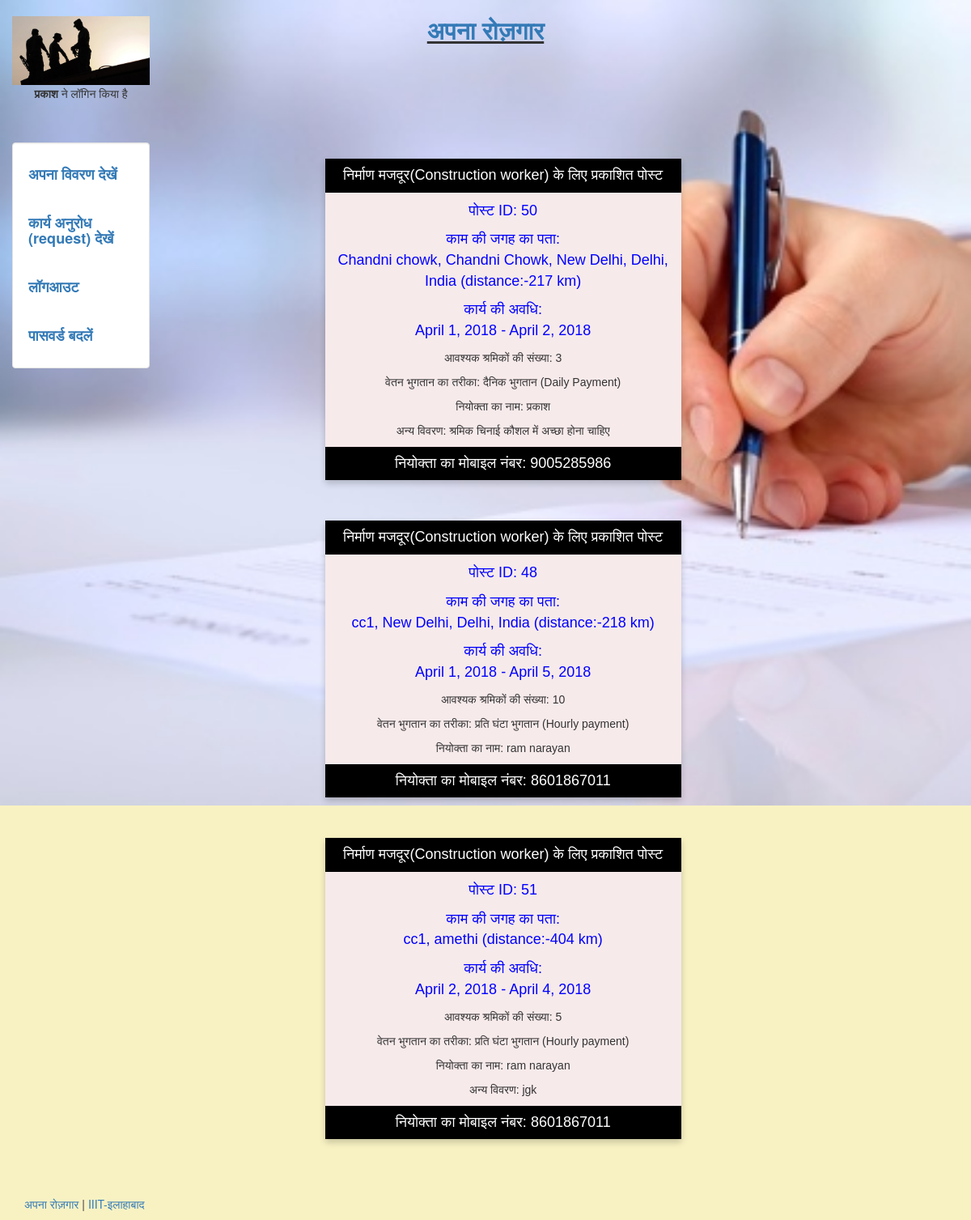
The app's page /allpost (signed in) with its own data.
### search/models.py (models this page shows, shortened)
class Posts(models.Model):
	post_id=models.AutoField(primary_key=True)
	username = models.CharField(max_length=100)
	name = models.CharField(max_length = 100,blank = True, null = True)
	s_contact = models.CharField(max_length=50,blank = True,null = True)
	rskill = models.CharField(max_length = 100,blank = True, null = True)
	street = models.CharField(max_length=250,blank = True, null = True)
	location = models.CharField(max_length=250,blank = True, null = True)
	start_date = models.DateField(blank = True, null = True)
	end_date = models.DateField(blank = True, null = True)
	Nworker = models.IntegerField(blank = True, null = True)
	Twork = models.CharField(max_length = 250,blank = True, null = True)
	description = models.TextField(max_length = 500,blank = True, null = True)
	lat = models.CharField(max_length = 50, blank = True, null= True)
	lng = models.CharField(max_length = 50, blank = True, null= True)
	status = models.CharField(max_length = 50,blank = True, null = True)
	distance = models.IntegerField(blank = True, null = True)
	temp=models.CharField(max_length = 2,blank = True, null = True)
	temp1=models.CharField(max_length = 2,blank = True, null = True)

### worker/views.py (the view)
# urls.py: url(r'^allpost',all_post,name = 'all_post'),
def all_post(request):
  pos=Posts.objects.filter(status='public')
  pos=pos.filter(end_date__gte=datetime.datetime.today())
  if len(pos)==0:
    warn=' No post is available|'
    return render(request,'worker/postresult.html',{'pos':pos,'warn':warn})
  loc=location.objects.get(username=request.user.username)
  for dat in pos :
    dis=discal(float(dat.lat),float(dat.lng),float(loc.lat),float(loc.lng))
    dat.distance=dis
    dat.save()
  pos=pos.order_by('distance')
  warn=""
  return render(request,'worker/allpostresult.html',{'pos':pos,'warn':warn})

### worker/views.py (called while the page is built)
def discal(a,b,c,d):
  R = 6373.0
  lat1 = radians(a)
  lon1 = radians(b)
  lat2 = radians(c)
  lon2 = radians(d)
  dlon = lon2 - lon1
  dlat = lat2 - lat1
  a = sin(dlat / 2)**2 + cos(lat1) * cos(lat2) * sin(dlon / 2)**2
  c = 2 * atan2(sqrt(a), sqrt(1 - a))
  distance = R * c
  return round(distance,2)

### worker/templates/worker/allpostresult.html (shortened to what this page needs)
{% extends "login/header.html" %}
{% block content %}
<div class ='col-sm-6 col-sm-offset-2'>
  <link rel="stylesheet" href="https://cdnjs.cloudflare.com/ajax/libs/font-awesome/4.7.0/css/font-awesome.min.css">
{% for data in pos %}
  <div class="card" style="background-color:#F7EAEB">
  <p><button class = "but">{{data.rskill}} के लिए प्रकाशित पोस्ट</button></p>
  <p class="title">पोस्ट ID: {{data.post_id}}</p>
  <p class="title">काम की जगह का पता: <br> {{data.street}}, {{data.location}} (distance:-{{data.distance}} km)</p>
  <p class="title">कार्य की अवधि: <br>{{data.start_date}} - {{data.end_date}}</p>
  <p>आवश्यक श्रमिकों की संख्या: {{data.Nworker}}</p>
  <p>वेतन भुगतान का तरीका: {{data.Twork}}</p>
  <p>नियोक्ता का नाम: {{data.name}}</p>
    {%if data.description%}
   <p>अन्य विवरण: {{data.description}}</p>
    {%endif%}
  <p><button class = "but">नियोक्ता का मोबाइल नंबर: {{data.s_contact}}</button></p>
  </div>
    <br>
{% endfor %}
</div>
{% endblock %}

### login/templates/login/header.html (shortened to what this page needs)
<!DOCTYPE html>
<html lang="en">
 <head>
   {% load staticfiles %}
   <link rel="stylesheet" href="{% static 'login/css/bootstrap.min.css' %}" type = "text/css"/>
  </head>
<body class="body" style="background-color:#F8F2C3">
	<div class="container-fluid" style="min-height:95%; ">
		<div class="row">
			  <div class="col-sm-2">
				<br>
				  <center>
					<img src="{% static 'login/img/profile.jpg' %}" class="img-responsive" style='max-height:100px;' alt="logo">
					{% if request.user.username %}
				  	<p><b> {{request.user.first_name}}</b> ने लॉगिन किया है</p>
					{% endif %}
				  </center>
			  </div>
			    <div class="col-sm-8">
				  <center>
				  <h2><b><u><a href="/about">अपना रोज़गार</a></b></u></h2>
				  </center>
			    </div>
		</div>
		<div class="row">
		  <div class="col-sm-2">
			<div class="well bs-sidebar" id="sidebar" style="background-color:#fff">
			  <ul class="nav nav-pills nav-stacked">
			  	{% if request.user.username %}
			  	<h4><b><li><a href = '/view'>अपना विवरण देखें</a></li></b></h4><br>
			  	<h4><b><li><a href = '/workrequest'>कार्य अनुरोध (request) देखें</a></li></b></h4><br>
			  	<h4><b><li><a href='/logout'>लॉगआउट</a></li></b></h4><br>
                               <h4><b> <li><a href = '/change_password'>पासवर्ड बदलें</a></li></b></h4>
			  	{%else%}
				<h4><b><li><a href='/login'>लॉग इन करें</a></li></b></h4><br>
				<h4><b><li><a href='/register'>रजिस्टर करे</a></li></b></h4><br>
                                <h4><b><li><a href='/forgot_password'>पासवर्ड भूल गए?</a></li></b></h4>
				{%endif%}
			  </ul>
			</div>
		  </div>
		  <div class="col-sm-10">
			<div class='container-fluid'>
			   {% block content %}
			   {% endblock %}
			</div>
		  </div>
		</div>
	</div>
	  <footer>
         <br>
         <br>
		<div class="container-fluid" style='margin-left:15px'>
			<p><a href="/about" target="blank">अपना रोज़गार</a> | <a href="https://www.iiita.ac.in/" target="blank">IIIT-इलाहाबाद</a></p>
		</div>
	  </footer>
</body>
</html>

### login/templates/login/header.html (style rules this page uses)
html, body { height:100% }

### worker/templates/worker/allpostresult.html (style rules this page uses)
.card { box-shadow: 0 4px 8px 0 rgba(0, 0, 0, 0.2); max-width: 500px; margin: auto; text-align: center; font-family: arial; }
.title { color: blue; font-size: 18px; }
.but { border: none; outline: 0; display: inline-block; padding: 8px; color: white; background-color: #000; text-align: center; cursor: pointer; width: 100%; font-size: 18px; }

### records on screen
Posts: rskill "निर्माण मजदूर(Construction worker)", post_id "50", street "Chandni chowk", location "Chandni Chowk, New Delhi, Delhi, India", distance "217", start_date "April 1, 2018", end_date "April 2, 2018", Nworker "3", Twork "दैनिक भुगतान (Daily Payment)", name "प्रकाश", description "श्रमिक चिनाई कौशल में अच्छा होना चाहिए", s_contact "9005285986"
Posts: rskill "निर्माण मजदूर(Construction worker)", post_id "48", street "cc1", location "New Delhi, Delhi, India", distance "218", start_date "April 1, 2018", end_date "April 5, 2018", Nworker "10", Twork "प्रति घंटा भुगतान (Hourly payment)", name "ram narayan", s_contact "8601867011"
Posts: rskill "निर्माण मजदूर(Construction worker)", post_id "51", street "cc1", location "amethi", distance "404", start_date "April 2, 2018", end_date "April 4, 2018", Nworker "5", Twork "प्रति घंटा भुगतान (Hourly payment)", name "ram narayan", description "jgk", s_contact "8601867011"

### other values on screen
{{ request.user.first_name }} "प्रकाश"
